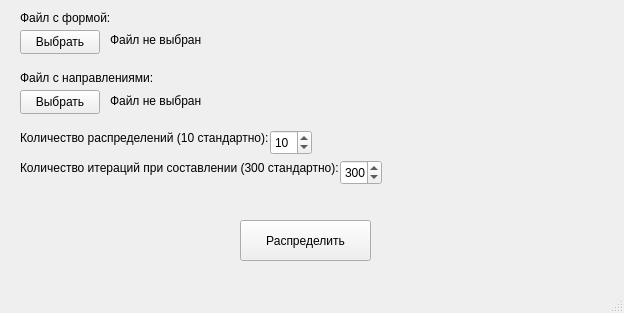
<?xml version="1.0" encoding="UTF-8"?>
<ui version="4.0">
 <class>MainWindow</class>
 <widget class="QMainWindow" name="MainWindow">
  <property name="geometry">
   <rect>
    <x>0</x>
    <y>0</y>
    <width>624</width>
    <height>313</height>
   </rect>
  </property>
  <property name="windowTitle">
   <string>Распределение Адаптеров</string>
  </property>
  <widget class="QWidget" name="centralwidget">
   <widget class="QPushButton" name="pushButton">
    <property name="geometry">
     <rect>
      <x>20</x>
      <y>30</y>
      <width>80</width>
      <height>24</height>
     </rect>
    </property>
    <property name="text">
     <string>Выбрать</string>
    </property>
   </widget>
   <widget class="QLabel" name="label">
    <property name="geometry">
     <rect>
      <x>110</x>
      <y>30</y>
      <width>501</width>
      <height>20</height>
     </rect>
    </property>
    <property name="text">
     <string>Файл не выбран</string>
    </property>
   </widget>
   <widget class="QPushButton" name="pushButton_2">
    <property name="geometry">
     <rect>
      <x>20</x>
      <y>90</y>
      <width>80</width>
      <height>24</height>
     </rect>
    </property>
    <property name="text">
     <string>Выбрать</string>
    </property>
   </widget>
   <widget class="QLabel" name="label_2">
    <property name="geometry">
     <rect>
      <x>110</x>
      <y>90</y>
      <width>501</width>
      <height>21</height>
     </rect>
    </property>
    <property name="text">
     <string>Файл не выбран</string>
    </property>
   </widget>
   <widget class="QLabel" name="label_3">
    <property name="geometry">
     <rect>
      <x>20</x>
      <y>10</y>
      <width>181</width>
      <height>16</height>
     </rect>
    </property>
    <property name="text">
     <string>Файл с формой:</string>
    </property>
   </widget>
   <widget class="QLabel" name="label_4">
    <property name="geometry">
     <rect>
      <x>20</x>
      <y>70</y>
      <width>181</width>
      <height>16</height>
     </rect>
    </property>
    <property name="text">
     <string>Файл с направлениями:</string>
    </property>
   </widget>
   <widget class="QSpinBox" name="spinBox">
    <property name="geometry">
     <rect>
      <x>270</x>
      <y>130</y>
      <width>42</width>
      <height>25</height>
     </rect>
    </property>
    <property name="value">
     <number>10</number>
    </property>
   </widget>
   <widget class="QLabel" name="label_5">
    <property name="geometry">
     <rect>
      <x>20</x>
      <y>130</y>
      <width>251</width>
      <height>16</height>
     </rect>
    </property>
    <property name="text">
     <string>Количество распределений (10 стандартно):</string>
    </property>
   </widget>
   <widget class="QLabel" name="label_6">
    <property name="geometry">
     <rect>
      <x>20</x>
      <y>160</y>
      <width>321</width>
      <height>16</height>
     </rect>
    </property>
    <property name="text">
     <string>Количество итераций при составлении (300 стандартно):</string>
    </property>
   </widget>
   <widget class="QSpinBox" name="spinBox_2">
    <property name="geometry">
     <rect>
      <x>340</x>
      <y>160</y>
      <width>42</width>
      <height>25</height>
     </rect>
    </property>
    <property name="maximum">
     <number>9999</number>
    </property>
    <property name="value">
     <number>300</number>
    </property>
   </widget>
   <widget class="QPushButton" name="pushButton_3">
    <property name="geometry">
     <rect>
      <x>240</x>
      <y>220</y>
      <width>131</width>
      <height>41</height>
     </rect>
    </property>
    <property name="text">
     <string>Распределить</string>
    </property>
   </widget>
  </widget>
  <widget class="QMenuBar" name="menubar">
   <property name="geometry">
    <rect>
     <x>0</x>
     <y>0</y>
     <width>624</width>
     <height>21</height>
    </rect>
   </property>
  </widget>
  <widget class="QStatusBar" name="statusbar"/>
 </widget>
 <resources/>
 <connections/>
</ui>
